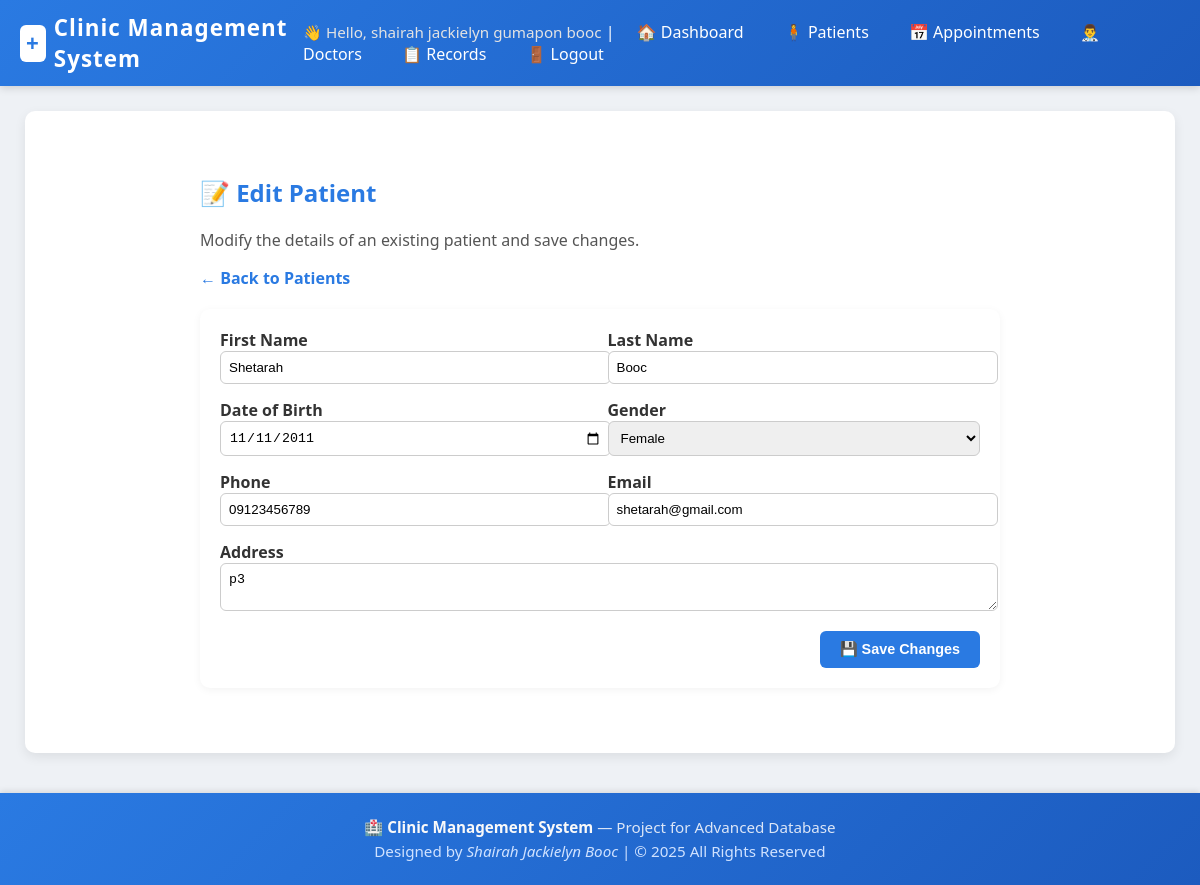
Page /patients_edit.php?id=2 (signed in) on the committed database.
### tables this page shows
CREATE TABLE `patients` (
  `id` int(11) NOT NULL,
  `first_name` varchar(100) NOT NULL,
  `last_name` varchar(100) NOT NULL,
  `dob` date DEFAULT NULL,
  `gender` enum('Male','Female','Other') DEFAULT 'Other',
  `phone` varchar(30) DEFAULT NULL,
  `email` varchar(150) DEFAULT NULL,
  `address` text DEFAULT NULL,
  `created_at` timestamp NOT NULL DEFAULT current_timestamp()
);

### patients_edit.php (the view, shortened to what this page needs)
<?php
require_once 'config.php';
$id = (int)($_GET['id'] ?? 0);
$stmt = $pdo->prepare("SELECT * FROM patients WHERE id = ?");
$stmt->execute([$id]);
$data = $stmt->fetch(PDO::FETCH_ASSOC);
include 'header.php';
?>
<div style="max-width:800px;margin:40px auto;">
    <h2 style="color:#2a7ae2;">📝 Edit Patient</h2>
    <p style="color:#555;">Modify the details of an existing patient and save changes.</p>
    <a href="patients.php"
        style="display:inline-block;margin-bottom:20px;color:#2a7ae2;text-decoration:none;font-weight:bold;">
        ← Back to Patients
    </a>
    <div style="background:white;padding:20px;border-radius:10px;box-shadow:0 2px 8px rgba(0,0,0,0.05);">
        <form method="post" style="display:grid;grid-template-columns:1fr 1fr;gap:15px;">
            <div>
                <label><strong>First Name</strong><br>
                    <input type="text" name="first_name"
                        value="<?= htmlspecialchars($data['first_name']) ?>" required
                        style="width:100%;padding:8px;border:1px solid #ccc;border-radius:6px;">
                </label>
            </div>
            <div>
                <label><strong>Last Name</strong><br>
                    <input type="text" name="last_name"
                        value="<?= htmlspecialchars($data['last_name']) ?>" required
                        style="width:100%;padding:8px;border:1px solid #ccc;border-radius:6px;">
                </label>
            </div>
            <div>
                <label><strong>Date of Birth</strong><br>
                    <input type="date" name="dob"
                        value="<?= htmlspecialchars($data['dob']) ?>"
                        style="width:100%;padding:8px;border:1px solid #ccc;border-radius:6px;">
                </label>
            </div>
            <div>
                <label><strong>Gender</strong><br>
                    <select name="gender" style="width:100%;padding:8px;border:1px solid #ccc;border-radius:6px;">
                        <option <?= $data['gender'] == 'Female' ? 'selected' : '' ?>>Female</option>
                    </select>
                </label>
            </div>
            <div>
                <label><strong>Phone</strong><br>
                    <input type="text" name="phone"
                        value="<?= htmlspecialchars($data['phone']) ?>"
                        style="width:100%;padding:8px;border:1px solid #ccc;border-radius:6px;">
                </label>
            </div>
            <div>
                <label><strong>Email</strong><br>
                    <input type="email" name="email"
                        value="<?= htmlspecialchars($data['email']) ?>"
                        style="width:100%;padding:8px;border:1px solid #ccc;border-radius:6px;">
                </label>
            </div>
            <div style="grid-column:1/3;">
                <label><strong>Address</strong><br>
                    <textarea name="address" rows="2"
                        style="width:100%;padding:8px;border:1px solid #ccc;border-radius:6px;"><?= htmlspecialchars($data['address']) ?></textarea>
                </label>
            </div>
            <div style="grid-column:1/3;text-align:right;">
                <button type="submit" class="btn"
                    style="background:#2a7ae2;color:white;padding:10px 20px;border:none;border-radius:6px;font-weight:bold;cursor:pointer;">
                    💾 Save Changes
                </button>
            </div>
        </form>
    </div>
</div>
<?php include 'footer.php'; ?>

### header.php (style rules this page uses)
body { font-family: 'Segoe UI', Arial, sans-serif; margin: 0; padding: 0; background: #eef1f5; color: #333; }
a { color: #2a7ae2; text-decoration: none; }
.btn { display: inline-block; padding: 6px 12px; border-radius: 6px; background: #2a7ae2; color: white; text-decoration: none; font-size: 0.9em; transition: 0.3s; }

### rows in the picture
patients: first_name "Shetarah", last_name "Booc", dob "11/11/2011", gender "Female", phone "09123456789", email "shetarah@gmail.com", address "p3"

### other values in the picture
$user['full_name'] "shairah jackielyn gumapon booc"
